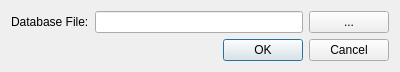
<?xml version="1.0" encoding="UTF-8"?>
<ui version="4.0">
 <class>cConfigDialog</class>
 <widget class="QDialog" name="cConfigDialog">
  <property name="geometry">
   <rect>
    <x>0</x>
    <y>0</y>
    <width>400</width>
    <height>72</height>
   </rect>
  </property>
  <property name="windowTitle">
   <string>SQLite Plugin Config</string>
  </property>
  <layout class="QGridLayout" name="gridLayout">
   <item row="0" column="0">
    <layout class="QHBoxLayout" name="horizontalLayout">
     <item>
      <widget class="QLabel" name="label">
       <property name="text">
        <string>Database File:</string>
       </property>
      </widget>
     </item>
     <item>
      <widget class="QLineEdit" name="m_lpFile"/>
     </item>
     <item>
      <widget class="QPushButton" name="m_lpBrowse">
       <property name="text">
        <string>...</string>
       </property>
      </widget>
     </item>
    </layout>
   </item>
   <item row="1" column="0">
    <widget class="QDialogButtonBox" name="m_lpButtonBox">
     <property name="orientation">
      <enum>Qt::Horizontal</enum>
     </property>
     <property name="standardButtons">
      <set>QDialogButtonBox::Cancel|QDialogButtonBox::Ok</set>
     </property>
    </widget>
   </item>
  </layout>
 </widget>
 <resources/>
 <connections>
  <connection>
   <sender>m_lpButtonBox</sender>
   <signal>accepted()</signal>
   <receiver>cConfigDialog</receiver>
   <slot>accept()</slot>
   <hints>
    <hint type="sourcelabel">
     <x>248</x>
     <y>254</y>
    </hint>
    <hint type="destinationlabel">
     <x>157</x>
     <y>274</y>
    </hint>
   </hints>
  </connection>
  <connection>
   <sender>m_lpButtonBox</sender>
   <signal>rejected()</signal>
   <receiver>cConfigDialog</receiver>
   <slot>reject()</slot>
   <hints>
    <hint type="sourcelabel">
     <x>316</x>
     <y>260</y>
    </hint>
    <hint type="destinationlabel">
     <x>286</x>
     <y>274</y>
    </hint>
   </hints>
  </connection>
 </connections>
</ui>
